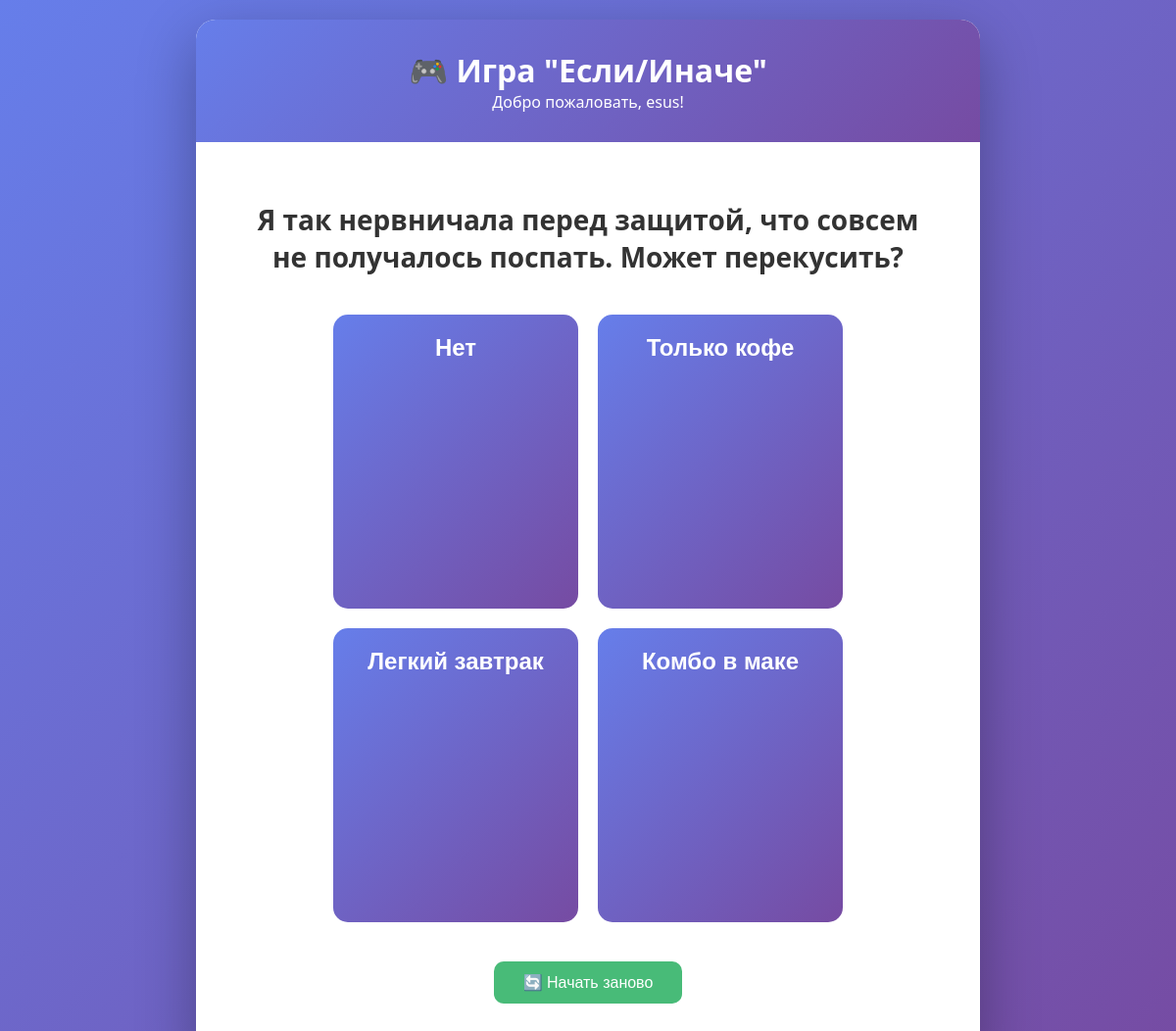
The app's page /laba/question/ (signed in) with its own data.
### game/models.py (models this page shows, shortened)
class GameQuestion(models.Model):
    text = models.CharField('Текст вопроса', max_length=500)
    image = models.CharField('Путь к картинке вопроса',
                             max_length=200,
                             blank=True,
                             null=True)
    is_first = models.BooleanField('Первый вопрос', default=False)
    is_final = models.BooleanField('Финальный вопрос', default=False)
    final_message = models.TextField('Финальное сообщение', blank=True)
    def get_answers(self):
        return self.answers.all().order_by('order')
    class Meta:
        verbose_name = 'Вопрос'
        verbose_name_plural = 'Вопросы'

class Answer(models.Model):
    question = models.ForeignKey(GameQuestion, on_delete=models.CASCADE,
                                 related_name='answers')
    text = models.CharField('Текст ответа', max_length=200)
    next_question = models.ForeignKey(GameQuestion, on_delete=models.SET_NULL,
                                      null=True, blank=True,
                                      related_name='previous_answers')
    image = models.CharField('Путь к картинке', max_length=200,
                             blank=True, null=True)
    order = models.IntegerField('Порядок', default=0)
    emotion_change = models.IntegerField('Изменение эмоционального состояния',
                                         default=0)
    time_change = models.IntegerField('Изменение времени', default=0)
    class Meta:
        verbose_name = 'Вариант ответа'
        verbose_name_plural = 'Варианты ответов'
        ordering = ['order']

### game/views.py (the view, shortened to what this page needs)
# urls.py: path('question/', views.question_view, name='question'),
@login_required
def question_view(request):
    first_question = GameQuestion.objects.filter(is_first=True)[0]
    progress, created = UserProgress.objects.get_or_create(
        user=request.user,
        defaults={
            'current_question': first_question,
            'emotion_score': 50,
            'time_score': 50
        }
    )
    if not progress.current_question:
        progress.current_question = first_question
        progress.save()
    question = progress.current_question
    answers = question.get_answers()
    return render(request, 'game/question.html', {
        'question': question,
        'answers': answers,
        'emotion_score': progress.emotion_score,
        'time_score': progress.time_score
    })

### game/templates/game/question.html (shortened to what this page needs)
{% extends 'game/base.html' %}
{% load static %}
{% block content %}
<div class="question-box">
    <h2 class="question-text">{{ question.text }}</h2>
    <form method="post" class="answers-form">
        <div class="answers-vertical">
            {% for answer in answers %}
                <button type="submit"
                        name="answer_id"
                        value="{{ answer.id }}"
                        class="answer-btn">
                    <span class="answer-text">{{ answer.text }}</span>
                </button>
            {% endfor %}
        </div>
    </form>
    <form action="{% url 'reset_game' %}" method="post" class="reset-form">
        <button type="submit" class="reset-btn">🔄 Начать заново</button>
    </form>
</div>
{% endblock %}

### game/templates/game/base.html (shortened to what this page needs)
<!DOCTYPE html>
<html lang="ru">
<head>
</head>
<body>
    <div class="container">
        <div class="header">
            <h1>🎮 Игра "Если/Иначе"</h1>
            <p>Добро пожаловать, {{ user.username }}!</p>
        </div>
        <div class="content">
            {% block content %}{% endblock %}
        </div>
    </div>
</body>
</html>

### game/templates/game/base.html (style rules this page uses)
* { margin: 0; padding: 0; box-sizing: border-box; }
body { font-family: 'Segoe UI', Tahoma, Geneva, Verdana, sans-serif; background: linear-gradient(135deg, #667eea 0%, #764ba2 100%); min-height: 100vh; display: flex; justify-content: center; align-items: center; padding: 20px; }
.container { max-width: 800px; width: 100%; background: white; border-radius: 20px; box-shadow: 0 20px 60px rgba(0,0,0,0.3); overflow: hidden; }
.header { background: linear-gradient(135deg, #667eea 0%, #764ba2 100%); color: white; padding: 30px; text-align: center; }
.content { padding: 40px; }
.question-text { font-size: 24px; margin-bottom: 30px; color: #333; text-align: center; }

### game/templates/game/question.html (style rules this page uses)
.question-box { max-width: 800px; margin: 0 auto; padding: 20px; display: flex; flex-direction: column; align-items: center; }
.question-text { text-align: center; margin-bottom: 40px; color: #333; font-size: 28px; font-weight: bold; }
.answers-vertical { display: flex; flex-direction: column; align-items: center; gap: 20px; width: 100%; }
.answer-btn { width: 250px; min-height: 300px; padding: 20px 15px; background: linear-gradient(135deg, #667eea 0%, #764ba2 100%); border: none; border-radius: 15px; cursor: pointer; transition: transform 0.2s, box-shadow 0.2s; display: flex; flex-direction: column; align-items: center; justify-content: space-between; gap: 15px; }
.answer-text { color: white; font-size: 24px; font-weight: bold; text-align: center; word-break: break-word; }
.reset-form { margin-top: 40px; text-align: center; }
.reset-btn { padding: 12px 30px; font-size: 16px; background: #48bb78; color: white; border: none; border-radius: 10px; cursor: pointer; }
@media (min-width: 768px) { .answers-vertical { flex-direction: row; flex-wrap: wrap; justify-content: center; } }

### records on screen
GameQuestion: text "Я так нервничала перед защитой, что совсем не получалось поспать. Может перекусить?"
Answer: {{ answer.id }} 11 (drawn), text "Нет"
Answer: {{ answer.id }} 12 (drawn), text "Только кофе"
Answer: {{ answer.id }} 13 (drawn), text "Легкий завтрак"
Answer: {{ answer.id }} 14 (drawn), text "Комбо в маке"

### other values on screen
{{ user.username }} "esus"
